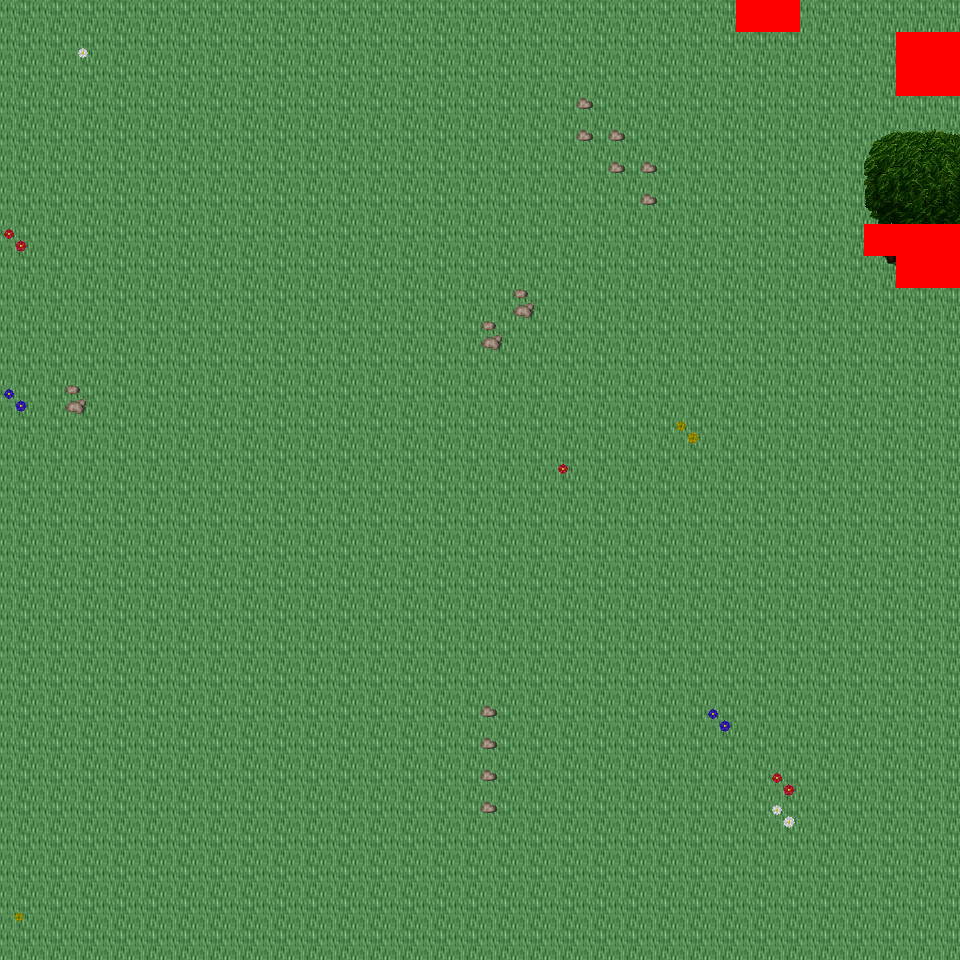

The image is a tile-based game level rendered from a .tmx file. Its description and source (layers, tilesets, objects; grid data summarised) follow:
An orthogonal 30x30 tile map with 32x32 px tiles, 6 tile layers (Ground, Object, Object2, Above, ...), 20 tilesets and 4 objects (4x mapExit).

<map version="1.0" orientation="orthogonal" renderorder="right-down" width="30" height="30" tilewidth="32" tileheight="32" nextobjectid="5">
  <tileset firstgid="1" name="tileset_logic_collision" tilewidth="32" tileheight="32" tilecount="1" columns="1">
    <image source="../drawable/tileset_logic_collision.png" width="32" height="32" />
  </tileset>
  <tileset firstgid="2" name="tileset_ground_ground" tilewidth="32" tileheight="32" tilecount="33" columns="3">
    <image source="../drawable/tileset_ground_ground.png" width="96" height="352" />
  </tileset>
  <tileset firstgid="35" name="tileset_ground_rock_pebbles" tilewidth="32" tileheight="32" tilecount="3" columns="1">
    <image source="../drawable/tileset_ground_rock_pebbles.png" width="32" height="96" />
  </tileset>
  <tileset firstgid="38" name="tileset_ground_grass_corners" tilewidth="32" tileheight="32" tilecount="24" columns="6">
    <image source="../drawable/tileset_ground_grass_corners.png" width="192" height="128" />
  </tileset>
  <tileset firstgid="62" name="tileset_ground_grass_edges" tilewidth="32" tileheight="32" tilecount="36" columns="12">
    <image source="../drawable/tileset_ground_grass_edges.png" width="384" height="96" />
  </tileset>
  <tileset firstgid="98" name="tileset_ground_grass_2" tilewidth="32" tileheight="32" tilecount="21" columns="3">
    <image source="../drawable/tileset_ground_grass_2.png" width="96" height="224" />
  </tileset>
  <tileset firstgid="119" name="tileset_plant_leaves" tilewidth="32" tileheight="32" tilecount="8" columns="4">
    <image source="../drawable/tileset_plant_leaves.png" width="128" height="64" />
  </tileset>
  <tileset firstgid="127" name="tileset_plant_tree_tree_darkgreen" tilewidth="32" tileheight="32" tilecount="88" columns="8">
    <image source="../drawable/tileset_plant_tree_tree_darkgreen.png" width="256" height="352" />
  </tileset>
  <tileset firstgid="215" name="tileset_plant_tree_fall_trees" tilewidth="32" tileheight="32" tilecount="40" columns="8">
    <image source="../drawable/tileset_plant_tree_fall_trees.png" width="256" height="160" />
  </tileset>
  <tileset firstgid="255" name="tileset_plant_tree_pine_tree" tilewidth="32" tileheight="32" tilecount="20" columns="4">
    <image source="../drawable/tileset_plant_tree_pine_tree.png" width="128" height="160" />
  </tileset>
  <tileset firstgid="275" name="tileset_plant_stump_hollow_logs" tilewidth="32" tileheight="32" tilecount="6" columns="3">
    <image source="../drawable/tileset_plant_stump_hollow_logs.png" width="96" height="64" />
  </tileset>
  <tileset firstgid="281" name="tileset_plant_stump_small_stump" tilewidth="32" tileheight="32" tilecount="4" columns="2">
    <image source="../drawable/tileset_plant_stump_small_stump.png" width="64" height="64" />
  </tileset>
  <tileset firstgid="285" name="tileset_plant_stump_stump_purple" tilewidth="32" tileheight="32" tilecount="4" columns="2">
    <image source="../drawable/tileset_plant_stump_stump_purple.png" width="64" height="64" />
  </tileset>
  <tileset firstgid="289" name="tileset_plant_flower_daisy_blue" tilewidth="32" tileheight="32" tilecount="8" columns="2">
    <image source="../drawable/tileset_plant_flower_daisy_blue.png" width="64" height="128" />
  </tileset>
  <tileset firstgid="297" name="tileset_plant_flower_daisy_red" tilewidth="32" tileheight="32" tilecount="8" columns="2">
    <image source="../drawable/tileset_plant_flower_daisy_red.png" width="64" height="128" />
  </tileset>
  <tileset firstgid="305" name="tileset_plant_flower_daisy_white" tilewidth="32" tileheight="32" tilecount="8" columns="2">
    <image source="../drawable/tileset_plant_flower_daisy_white.png" width="64" height="128" />
  </tileset>
  <tileset firstgid="313" name="tileset_plant_flower_daisy_yellow" tilewidth="32" tileheight="32" tilecount="8" columns="2">
    <image source="../drawable/tileset_plant_flower_daisy_yellow.png" width="64" height="128" />
  </tileset>
  <tileset firstgid="321" name="tileset_logic_creature_animal" tilewidth="32" tileheight="32" tilecount="32" columns="8">
    <image source="../drawable/tileset_logic_creature_animal.png" width="256" height="128" />
  </tileset>
  <tileset firstgid="353" name="tileset_logic_creature_reptile" tilewidth="32" tileheight="32" tilecount="7" columns="7">
    <image source="../drawable/tileset_logic_creature_reptile.png" width="224" height="32" />
  </tileset>
  <tileset firstgid="360" name="tileset_logic_creature_fowl" tilewidth="32" tileheight="32" tilecount="6" columns="6">
    <image source="../drawable/tileset_logic_creature_fowl.png" width="192" height="32" />
  </tileset>
  <layer name="Ground" width="30" height="30">
    <data>[900 cells, 900 non-empty, 1 distinct tile ids]</data>
  </layer>
  <layer name="Object" width="30" height="30">
    <data>[900 cells, 34 non-empty, 21 distinct tile ids]</data>
  </layer>
  <layer name="Object2" width="30" height="30">
    <data>[900 cells, 2 non-empty, 2 distinct tile ids]</data>
  </layer>
  <layer name="Above" width="30" height="30">
    <data>[900 cells, 9 non-empty, 9 distinct tile ids]</data>
  </layer>
  <layer name="Above2" width="30" height="30">
    <data>[900 cells, 0 non-empty, 0 distinct tile ids]</data>
  </layer>
  <layer name="Walkable" width="30" height="30">
    <data>[900 cells, 11 non-empty, 1 distinct tile ids]</data>
  </layer>
  <objectgroup name="MapEvents">
    <object id="1" name="north" type="mapExit" x="0" y="0" width="736" height="32">
      <properties>
        <property name="map" value="level_0_x38_y27" />
        <property name="x" value="0" />
        <property name="y" value="28" />
      </properties>
    </object>
    <object id="2" name="north2" type="mapExit" x="800" y="0" width="160" height="32">
      <properties>
        <property name="map" value="level_0_x38_y27" />
        <property name="x" value="25" />
        <property name="y" value="28" />
      </properties>
    </object>
    <object id="3" name="south" type="mapExit" x="0" y="928" width="960" height="32">
      <properties>
        <property name="map" value="level_0_x38_y29" />
        <property name="x" value="0" />
        <property name="y" value="1" />
      </properties>
    </object>
    <object id="4" name="west" type="mapExit" x="0" y="0" width="32" height="960">
      <properties>
        <property name="map" value="level_0_x37_y28" />
        <property name="x" value="28" />
        <property name="y" value="0" />
      </properties>
    </object>
  </objectgroup>
</map>
